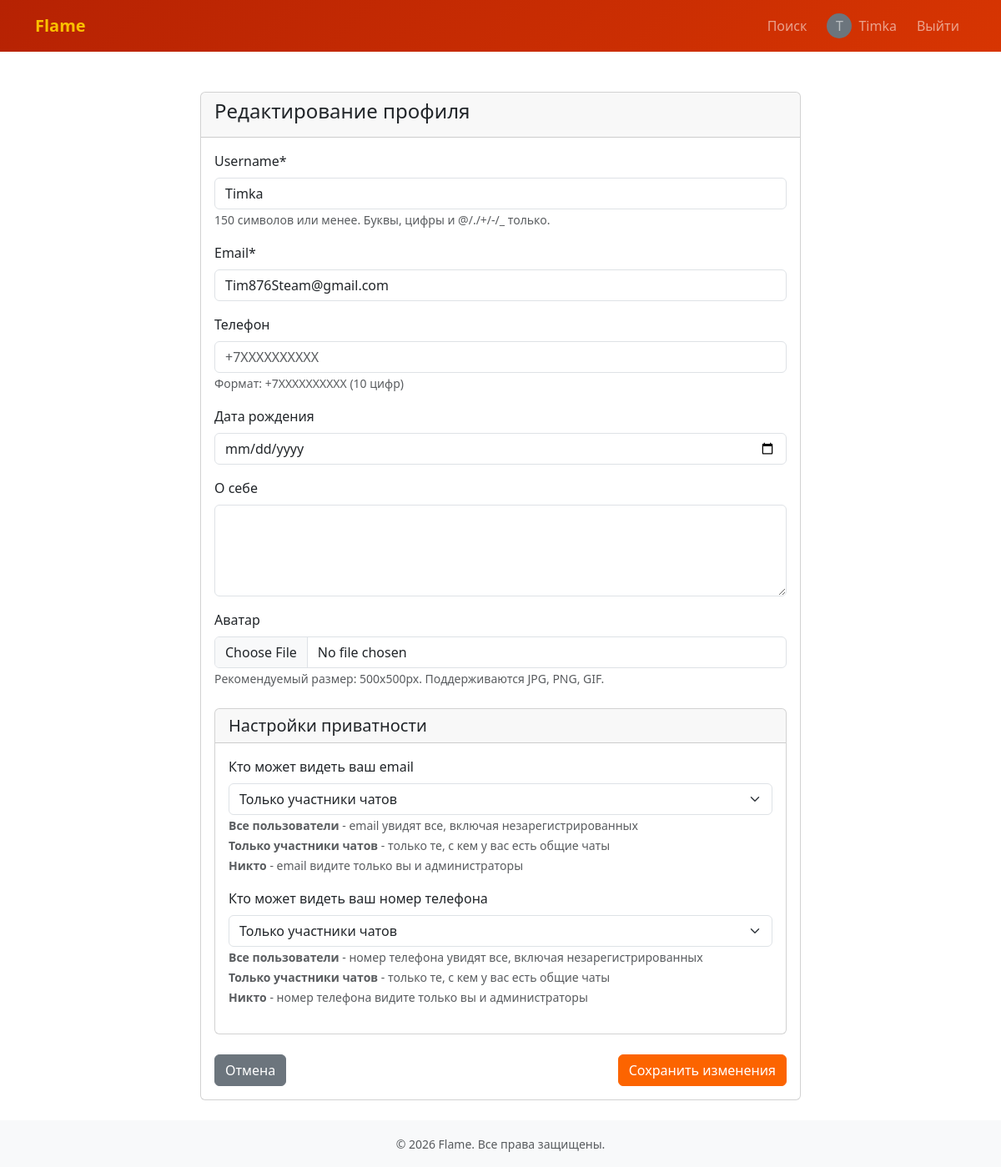
The app's page /profile/edit/ (signed in), older data.
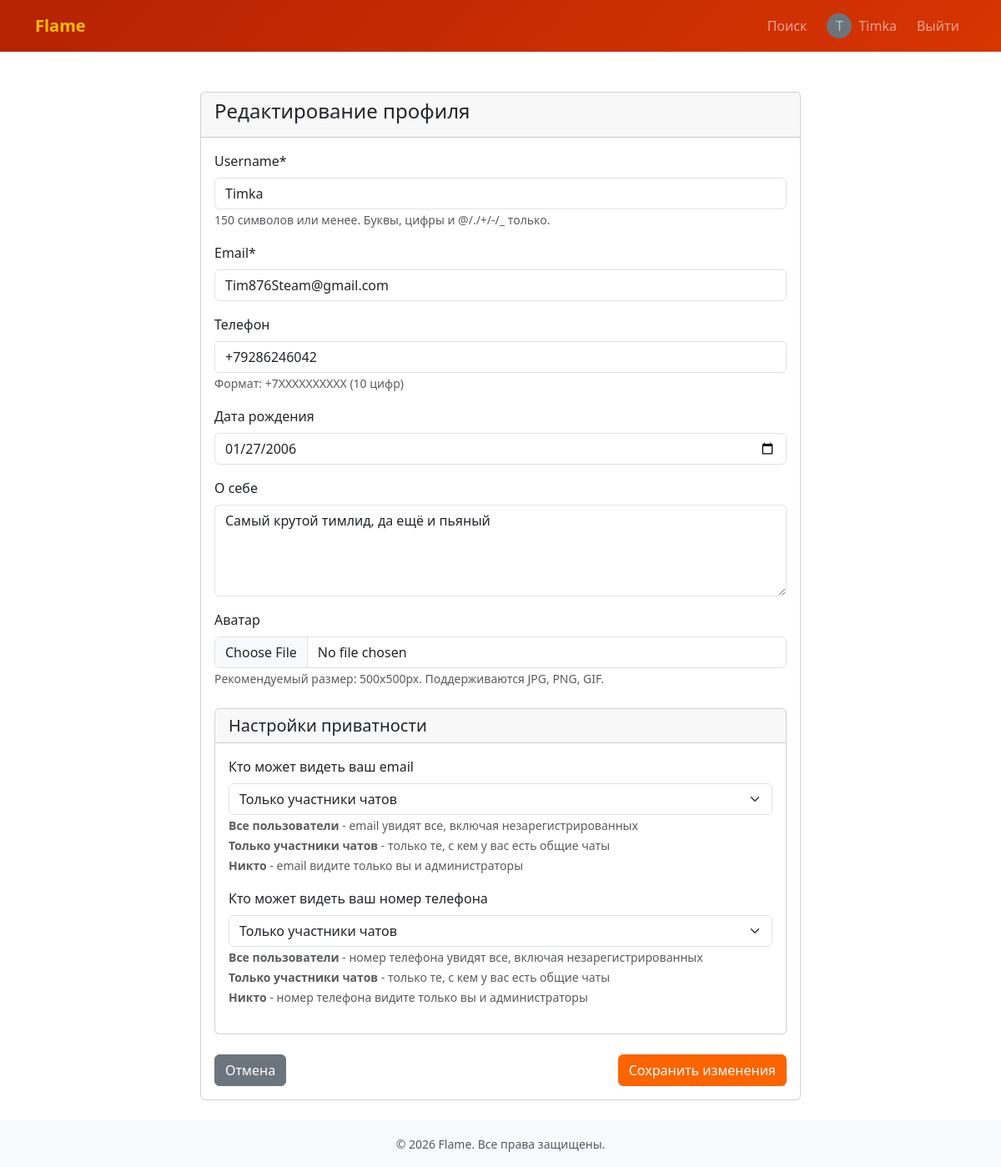
The same page, newer data.
### users/models.py (models this page shows, shortened)
class CustomUser(AbstractUser):
    email = models.EmailField(unique=True, verbose_name='Email')
    phone_regex = RegexValidator(
        regex=r'^\+?7?\d{10}$',
        message="Телефон в формате: +7XXXXXXXXXX (10 цифр)"
    )
    phone = models.CharField(
        max_length=20,
        blank=True,
        null=True,
        verbose_name='Телефон'
    )
    birth_date = models.DateField(blank=True, null=True, verbose_name='Дата рождения')
    bio = models.TextField(blank=True, null=True, verbose_name='О себе')
    avatar = models.ImageField(
        upload_to='avatars/',
        blank=True,
        null=True,
        verbose_name='Аватар'
    )
    last_online = models.DateTimeField(auto_now=True, verbose_name='Был в сети')
    PRIVACY_CHOICES = [
        ('everyone', 'Все пользователи'),
        ('members_only', 'Только участники чатов'),
        ('no_one', 'Никто (кроме администраторов)'),
    ]
    email_privacy = models.CharField(
        max_length=20,
        choices=PRIVACY_CHOICES,
        default='members_only',
        verbose_name='Кто видит email'
    )
    phone_privacy = models.CharField(
        max_length=20,
        choices=PRIVACY_CHOICES,
        default='members_only',
        verbose_name='Кто видит телефон'
    )
    USERNAME_FIELD = 'username'
    REQUIRED_FIELDS = ['email']

### users/views.py (the view)
# urls.py: path('profile/edit/', profile_edit_view, name='profile_edit'),
@login_required
def profile_edit_view(request):
    if request.method == 'POST':
        form = CustomUserChangeForm(request.POST, request.FILES, instance=request.user)
        if form.is_valid():
            form.save()
            messages.success(request, 'Профиль успешно обновлен!')
            return redirect('users:profile')
    else:
        form = CustomUserChangeForm(instance=request.user)
    return render(request, 'users/profile_edit.html', {'form': form})

### templates/users/profile_edit.html (shortened to what the changed rows need)
{% extends 'base.html' %}
{% load static %}
{% block content %}
<div class="container py-4">
    <div class="row justify-content-center">
        <div class="col-md-8">
            <div class="card">
                <div class="card-body">
                    <form method="post" enctype="multipart/form-data">
                        <div class="mb-3">
                            <label for="id_username" class="form-label">Username*</label>
                            <input type="text" name="username" id="id_username" class="form-control {% if form.username.errors %}is-invalid{% endif %}" value="{{ form.username.value|default:'' }}">
                            <small class="form-text text-muted">150 символов или менее. Буквы, цифры и @/./+/-/_ только.</small>
                        </div>
                        <div class="mb-3">
                            <label for="id_email" class="form-label">Email*</label>
                            <input type="email" name="email" id="id_email" class="form-control {% if form.email.errors %}is-invalid{% endif %}" value="{{ form.email.value|default:'' }}">
                        </div>
                        <div class="mb-3">
                            <label for="id_phone" class="form-label">Телефон</label>
                            <input type="text" name="phone" id="id_phone" class="form-control {% if form.phone.errors %}is-invalid{% endif %}" value="{{ form.phone.value|default:'' }}" placeholder="+7XXXXXXXXXX">
                            <small class="form-text text-muted">Формат: +7XXXXXXXXXX (10 цифр)</small>
                        </div>
                        <div class="mb-3">
                            <label for="id_birth_date" class="form-label">Дата рождения</label>
                            <input type="date" name="birth_date" id="id_birth_date" class="form-control {% if form.birth_date.errors %}is-invalid{% endif %}" value="{{ form.birth_date.value|default:''|date:'Y-m-d' }}">
                        </div>
                        <div class="mb-3">
                            <label for="id_bio" class="form-label">О себе</label>
                            <textarea name="bio" id="id_bio" rows="4" class="form-control {% if form.bio.errors %}is-invalid{% endif %}">{{ form.bio.value|default:'' }}</textarea>
                        </div>
                        <div class="card mt-4">
                            <div class="card-body">
                                <div class="mb-3">
                                    <label for="id_email_privacy" class="form-label">Кто может видеть ваш email</label>
                                    <select name="email_privacy" id="id_email_privacy" class="form-select">
                                        <option value="members_only" {% if form.email_privacy.value == 'members_only' %}selected{% endif %}>Только участники чатов</option>
                                    </select>
                                    <small class="form-text text-muted">
                                        <strong>Все пользователи</strong> - email увидят все, включая незарегистрированных<br>
                                        <strong>Только участники чатов</strong> - только те, с кем у вас есть общие чаты<br>
                                        <strong>Никто</strong> - email видите только вы и администраторы
                                    </small>
                                </div>
                                <div class="mb-3">
                                    <label for="id_phone_privacy" class="form-label">Кто может видеть ваш номер телефона</label>
                                    <select name="phone_privacy" id="id_phone_privacy" class="form-select">
                                        <option value="members_only" {% if form.phone_privacy.value == 'members_only' %}selected{% endif %}>Только участники чатов</option>
                                    </select>
                                    <small class="form-text text-muted">
                                        <strong>Все пользователи</strong> - номер телефона увидят все, включая незарегистрированных<br>
                                        <strong>Только участники чатов</strong> - только те, с кем у вас есть общие чаты<br>
                                        <strong>Никто</strong> - номер телефона видите только вы и администраторы
                                    </small>
                                </div>
                            </div>
                        </div>
                    </form>
                </div>
            </div>
        </div>
    </div>
</div>
{% endblock %}

### templates/base.html (shortened to what this page needs)
<!DOCTYPE html>
<html lang="ru">
<head>
    <link href="https://cdn.jsdelivr.net/npm/bootstrap@5.3.0/dist/css/bootstrap.min.css" rel="stylesheet">
</head>
<body class="d-flex flex-column min-vh-100">
    <nav class="navbar navbar-expand-lg navbar-dark" style="background: linear-gradient(135deg, #B62203 0%, #D73502 100%);">
        <div class="container">
            <a class="navbar-brand" href="{% url 'chat:list' %}">Flame</a>
            <div class="collapse navbar-collapse" id="navbarNav">
                <ul class="navbar-nav ms-auto align-items-center gap-2">
                    {% if user.is_authenticated %}
                        <li class="nav-item">
                            <a class="nav-link" href="{% url 'users:user_search' %}">Поиск</a>
                        </li>
                        <li class="nav-item">
                            <a class="nav-link d-flex align-items-center gap-2" href="{% url 'users:profile' %}">
                                {% if user.avatar %}
                                    <img src="{{ user.avatar.url }}" alt="avatar" style="width: 30px; height: 30px; border-radius: 50%; object-fit: cover;">
                                {% else %}
                                    <span style="display: inline-block; width: 30px; height: 30px; line-height: 30px; text-align: center; background: #6c757d; border-radius: 50%;">{{ user.username|first|upper }}</span>
                                {% endif %}
                                <span>{{ user.username }}</span>
                            </a>
                        </li>
                        <li class="nav-item">
                            <form method="post" action="{% url 'users:logout' %}" class="d-inline">
                                <button type="submit" class="btn btn-link nav-link" style="display: inline-block;">Выйти</button>
                            </form>
                        </li>
                    {% endif %}
                </ul>
            </div>
        </div>
    </nav>
    <main class="flex-grow-1">
        <div class="container mt-4">
            {% block content %}
            {% endblock %}
        </div>
    </main>
    <footer class="bg-light text-center text-muted py-3">
        <div class="container">
            <small>&copy; 2026 Flame. Все права защищены.</small>
        </div>
    </footer>
</body>
</html>

Row changes from the older to the newer data that the page shows:
changed CustomUser "Timka": phone (not shown) → "+79286246042"; birth_date (not shown) → "01/27/2006"; bio (not shown) → "Самый крутой тимлид, да ещё и пьяный"
